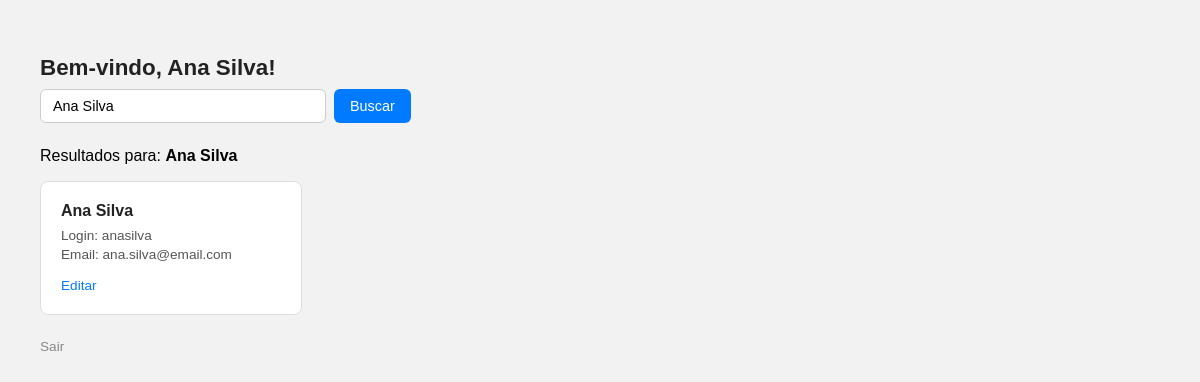
/php/home.php?busca=Ana Silva (signed in), run on the app's committed database.
### tables this page shows
create table tb_usuario(
	id int not null auto_increment,
	nm_usuario varchar(50) not null,
    nm_login varchar(30) not null,
    ds_email varchar(80) not null,
    ds_password varchar(150) not null,
    constraint pk_usuario primary key(id)
);

### php/home.php (the view, shortened to what this page needs)
<?php
    require_once("conexao.php");
    $busca = $_GET["busca"] ?? "";
    try{
        if($busca !== ""){
            $sql = "SELECT * FROM tb_usuario
                    WHERE nm_usuario LIKE :busca
                    OR nm_login LIKE :busca
                    OR ds_email LIKE :busca";
            $stmt = $pdo->prepare($sql);
            $stmt->execute([":busca" => "%$busca%"]);
        } else {
            $sql = "SELECT * FROM tb_usuario";
            $stmt = $pdo->prepare($sql);
            $stmt->execute();
        }
        $usuarios = $stmt->fetchAll(PDO::FETCH_ASSOC);
    } catch(PDOException $e){
        echo "Erro ao buscar usuários: " . $e->getMessage();
    }
?>
<!DOCTYPE html>
<html lang="pt-br">
<head>
    <link rel="stylesheet" href="../css/home.css">
</head>
<body>
    <h1>Bem-vindo, <?= htmlspecialchars($_SESSION["usuario"]) ?>!</h1>
    <form method="GET" action="">
        <input
            type="text"
            name="busca"
            placeholder="Busque por usuários"
            value="<?= htmlspecialchars($busca) ?>"
        >
        <button type="submit">Buscar</button>
    </form>
    <?php if($busca !== ""): ?>
        <p>Resultados para: <strong><?= htmlspecialchars($busca) ?></strong></p>
    <?php endif; ?>
    <div class="grid">
        <?php if(empty($usuarios)): ?>
            <p>Nenhum usuário encontrado.</p>
        <?php else: ?>
            <?php foreach ($usuarios as $u): ?>
                <div class="card">
                    <strong><?= htmlspecialchars($u["nm_usuario"]) ?></strong>
                    <p>Login: <?= htmlspecialchars($u["nm_login"]) ?></p>
                    <p>Email: <?= htmlspecialchars($u["ds_email"]) ?></p>
                    <a href="../php/editar.php?id=<?=$u["id"] ?>">Editar</a>
                </div>
            <?php endforeach; ?>
        <?php endif; ?>
    </div>
    <a href="../php/sair.php" class="btnExit">Sair</a>
</body>
</html>

### css/home.css (style rules this page uses)
body { font-family: Arial, sans-serif; background: #f2f2f2; padding: 32px; }
h1 { margin-bottom: 8px; font-size: 1.4rem; color: #222; }
form { display: flex; gap: 8px; margin-bottom: 24px; }
input[type="text"] { padding: 8px 12px; border: 1px solid #ccc; border-radius: 6px; font-size: 0.9rem; width: 260px; outline: none; }
button[type="submit"] { padding: 8px 16px; background: #007BFF; color: #fff; border: none; border-radius: 6px; font-size: 0.9rem; cursor: pointer; }
.grid { display: flex; flex-wrap: wrap; gap: 16px; }
.card { background: #fff; border: 1px solid #ddd; border-radius: 8px; padding: 20px; width: 220px; }
.card strong { display: block; font-size: 1rem; margin-bottom: 8px; color: #222; }
.card p { margin: 4px 0; font-size: 0.85rem; color: #555; }
.card a { display: inline-block; margin-top: 12px; font-size: 0.85rem; color: #007BFF; text-decoration: none; }
.btnExit { display: inline-block; margin-top: 24px; font-size: 0.85rem; color: #888; text-decoration: none; }

### data on the page
tb_usuario: nm_usuario "Ana Silva", nm_login "anasilva", ds_email "ana.silva@email.com"

### other printed values
$_SESSION["usuario"] "Ana Silva"
$busca "Ana Silva"
